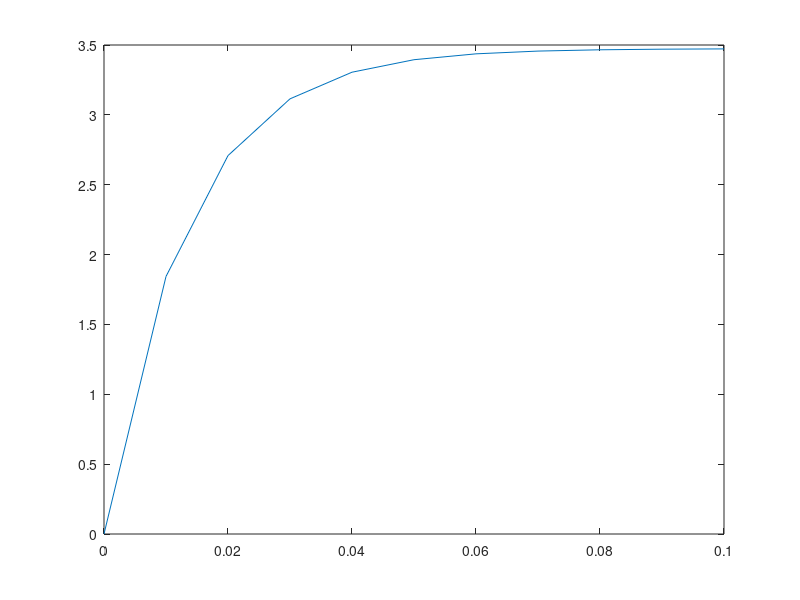

Reproduce this figure in MATLAB.
K0 = 2292.2;
alpha = 75.63;
T1 = 0.03;
Vp = 1;
C1= (Vp*K0)/(alpha.^2);
C2 = alpha*T1;
t = 0:.01:0.1;
t_alpha= alpha*t;
e1 = 2.718281828 .^ C2;
tetha = C1*(e1 -1 + 2.718281828 .^(-t_alpha) * (1 - e1));
plot(t,tetha)
